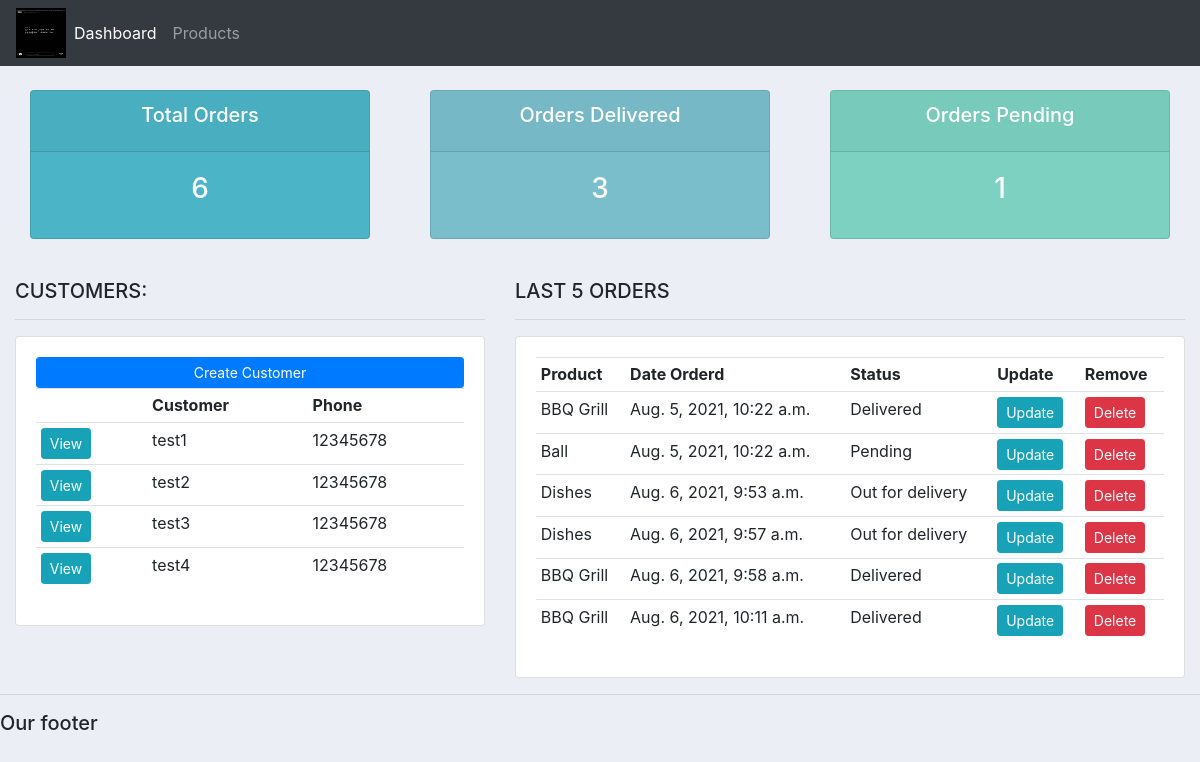
The page / on the database its author committed.
### accounts/models.py (models this page shows, shortened)
class Customer(models.Model):
	name = models.CharField(max_length=200, null=True)
	phone = models.CharField(max_length=200, null=True)
	email = models.CharField(max_length=200, null=True)
	date_created = models.DateTimeField(auto_now_add=True, null=True)

class Order(models.Model):
	STATUS = (
			('Pending', 'Pending'),
			('Out for delivery', 'Out for delivery'),
			('Delivered', 'Delivered'),
			)
	customer = models.ForeignKey(Customer, null=True, on_delete= models.SET_NULL)
	product = models.ForeignKey(Product, null=True, on_delete= models.SET_NULL)
	date_created = models.DateTimeField(auto_now_add=True, null=True)
	status = models.CharField(max_length=200, null=True, choices=STATUS)
	note = models.CharField(max_length=1000, null=True)

class Product(models.Model):
	CATEGORY = (
			('Indoor', 'Indoor'),
			('Out Door', 'Out Door'),
			)
	name = models.CharField(max_length=200, null=True)
	price = models.FloatField(null=True)
	category = models.CharField(max_length=200, null=True, choices=CATEGORY)
	description = models.CharField(max_length=200, null=True, blank=True)
	date_created = models.DateTimeField(auto_now_add=True, null=True)
	tags = models.ManyToManyField(Tag)
	def __str__(self):
		return self.name

### accounts/views.py (the view)
# urls.py: path('', views.home, name="home"),
def home(request):
	orders = Order.objects.all()
	customers = Customer.objects.all()
	total_customers = customers.count()
	total_orders = orders.count()
	delivered = orders.filter(status='Delivered').count()
	pending = orders.filter(status='Pending').count()
	context = {'orders':orders, 'customers':customers,
	'total_orders':total_orders,'delivered':delivered,
	'pending':pending }
	return render(request, 'accounts/dashboard.html', context)

### accounts/templates/accounts/dashboard.html
{%  extends 'accounts/main.html' %}
{% block content %}
{%  include 'accounts/status.html' %}
<br>
<div class="row">
	<div class="col-md-5">
		<h5>CUSTOMERS:</h5>
		<hr>
		<div class="card card-body">
			<a class="btn btn-primary  btn-sm btn-block" href="">Create Customer</a>
			<table class="table table-sm">
				<tr>
					<th></th>
					<th>Customer</th>
					<th>Phone</th>
				</tr>
				{% for customer in customers %}
					<tr>
						<td><a class="btn btn-sm btn-info" href="{% url 'customer' customer.id %}">View</a></td>
						<td>{{customer.name}}</td>
						<td>{{customer.phone}}</td>
					</tr>
				{% endfor %}
			</table>
		</div>
	</div>
	<div class="col-md-7">
		<h5>LAST 5 ORDERS</h5>
		<hr>
		<div class="card card-body">
			<table class="table table-sm">
				<tr>
					<th>Product</th>
					<th>Date Orderd</th>
					<th>Status</th>
					<th>Update</th>
					<th>Remove</th>
				</tr>
				{% for order in orders %}
					<tr>
						<td>{{order.product}}</td>
						<td>{{order.date_created}}</td>
						<td>{{order.status}}</td>
						<td><a class="btn btn-sm btn-info" href="{% url 'update_order' order.id %}">Update</a></td>
						<td><a class="btn btn-sm btn-danger" href="{% url 'delete_order' order.id %}">Delete</a></td>
					</tr>
				{% endfor %}
			</table>
		</div>
	</div>
</div>
{% endblock %}

### accounts/templates/accounts/main.html (shortened to what this page needs)
{% load static %}
<!DOCTYPE html>
<html>
<head>
	<link rel="stylesheet" href="https://stackpath.bootstrapcdn.com/bootstrap/4.3.1/css/bootstrap.min.css">
	<link rel="stylesheet" type="text/css" href="{% static '/css/main.css' %}">
</head>
<body>
	{%  include 'accounts/navbar.html' %}
	<div class="container-fluid">
	{% block content %}
	{% endblock %}
    </div>
	<hr>
	<h5>Our footer</h5>
</body>
</html>

### accounts/templates/accounts/navbar.html (shortened to what this page needs)
{% load static %}
<nav class="navbar navbar-expand-lg navbar-dark bg-dark">
  <img src="{% static 'images/logo.jpg' %}" alt="" height="50px" width="50px">
  <div class="collapse navbar-collapse" id="navbarNav">
    <ul class="navbar-nav">
      <li class="nav-item active">
        <a class="nav-link" href="{% url 'home' %}">Dashboard</a>
      </li>
      <li class="nav-item">
        <a class="nav-link" href="{% url 'products' %}">Products</a>
      </li>
    </ul>
  </div>
</nav>

### accounts/templates/accounts/status.html
<br>
<div class="row">
	<div class="col">
		<div class="col-md">
			<div class="card text-center text-white  mb-3" id="total-orders">
			  	<div class="card-header">
			  		<h5 class="card-title">Total Orders</h5>
			  	</div>
			  	<div class="card-body">
			    	<h3 class="card-title"> {{ total_orders }} </h3>
			  	</div>
			</div>
		</div>
	</div>
	<div class="col">
		<div class="col-md">
			<div class="card text-center text-white  mb-3" id="orders-delivered">
			  	<div class="card-header">
			  		<h5 class="card-title">Orders Delivered</h5>
			  	</div>
			  	<div class="card-body">
			    	<h3 class="card-title">{{ delivered }} </h3>
			  	</div>
			</div>
		</div>
	</div>
	<div class="col">
		<div class="col-md">
			<div class="card text-center text-white  mb-3" id="orders-pending">
			  	<div class="card-header">
			  		<h5 class="card-title">Orders Pending</h5>
			  	</div>
			  	<div class="card-body">
			    	<h3 class="card-title"> {{ pending }} </h3>
			  	</div>
			</div>
		</div>
	</div>
</div>

### static/css/main.css (style rules this page uses)
body { background-color: #ebeff5; }
#total-orders { background-color: #4cb4c7; }
#orders-delivered { background-color: #7abecc; }
#orders-pending { background-color: #7CD1C0; }

### rows shown on the page
Customer: name "test1", phone "12345678"
Customer: name "test2", phone "12345678"
Customer: name "test3", phone "12345678"
Customer: name "test4", phone "12345678"
Order: product "BBQ Grill", date_created "Aug. 5, 2021, 10:22 a.m.", status "Delivered"
Order: product "Ball", date_created "Aug. 5, 2021, 10:22 a.m.", status "Pending"
Order: product "Dishes", date_created "Aug. 6, 2021, 9:53 a.m.", status "Out for delivery"
Order: product "Dishes", date_created "Aug. 6, 2021, 9:57 a.m.", status "Out for delivery"
Order: product "BBQ Grill", date_created "Aug. 6, 2021, 9:58 a.m.", status "Delivered"
Order: product "BBQ Grill", date_created "Aug. 6, 2021, 10:11 a.m.", status "Delivered"

### other values the page prints
{{ total_orders }} "6"
{{ delivered }} "3"
{{ pending }} "1"
